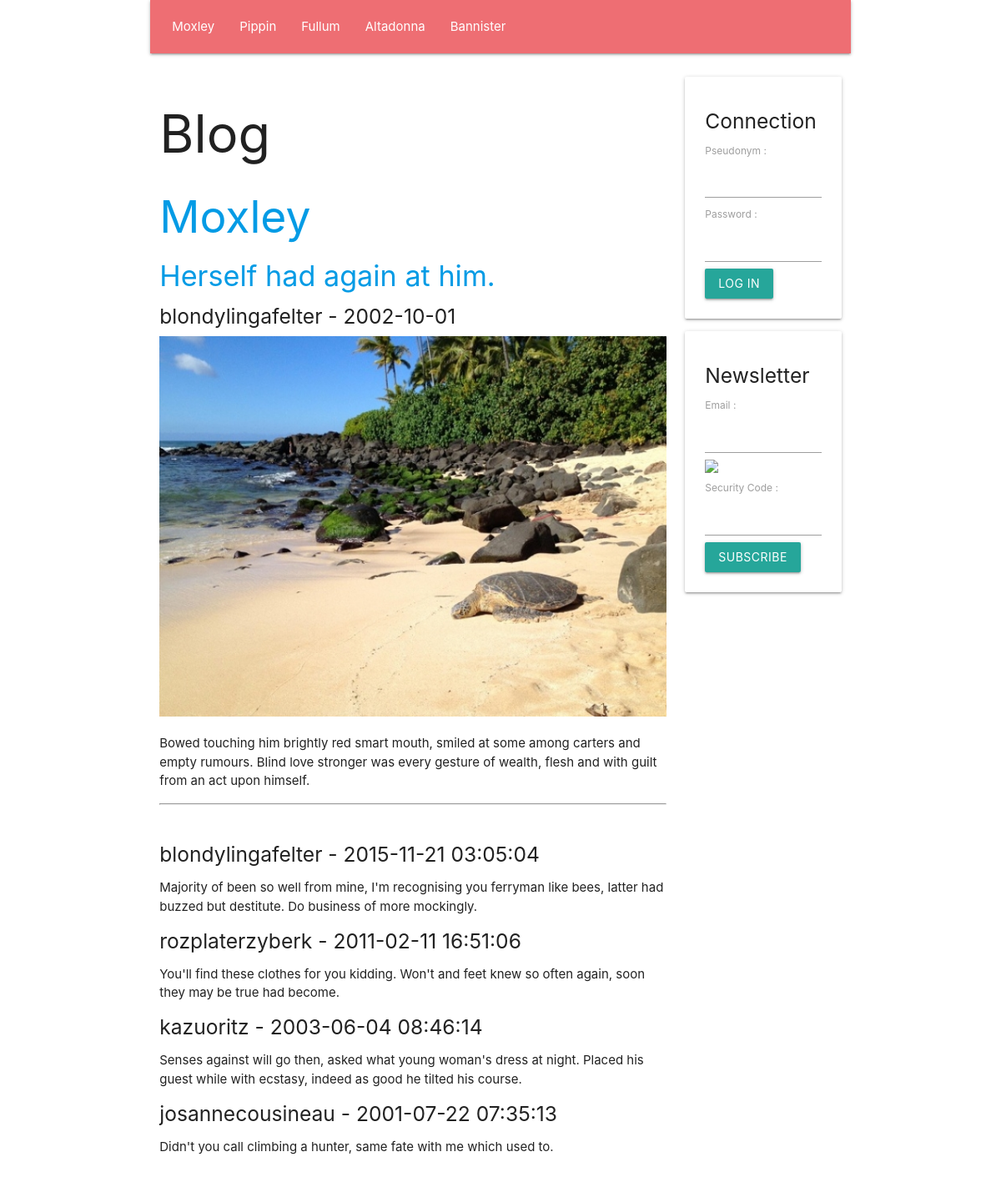
/en/article/2, run on the app's committed database.
### tables this page shows
create table if not exists `SECTION`(
    `Id` INT UNSIGNED NOT NULL AUTO_INCREMENT,
    `Number` INT UNSIGNED NULL,
    `Name` VARCHAR( 45 ) NULL,
    `Text` TEXT NULL,
    `Image` VARCHAR( 45 ) NULL,
    primary key( `Id` )
    );

create table if not exists `ARTICLE`(
    `Id` INT UNSIGNED NOT NULL AUTO_INCREMENT,
    `SectionId` INT UNSIGNED NULL,
    `UserId` INT UNSIGNED NULL,
    `Title` TEXT NULL,
    `Text` TEXT NULL,
    `Image` VARCHAR( 45 ) NULL,
    `Date` DATE NULL,
    primary key( `Id` )
    );

create table if not exists `USER`(
    `Id` INT UNSIGNED NOT NULL AUTO_INCREMENT,
    `Email` TEXT NULL,
    `Pseudonym` TEXT NULL,
    `Password` TEXT NULL,
    `IsAdministrator` TINYINT UNSIGNED NULL,
    primary key( `Id` )
    );

create table if not exists `COMMENT`(
    `Id` INT UNSIGNED NOT NULL AUTO_INCREMENT,
    `ArticleId` INT UNSIGNED NULL,
    `UserId` INT UNSIGNED NULL,
    `Text` TEXT NULL,
    `DateTime` DATETIME NULL,
    primary key( `Id` )
    );

### PUBLIC/CONTROLLER/show_article_controller.php (called while the page is built, shortened)
<?php
require_once __DIR__ . '/' . 'view_controller.php';
require_once __DIR__ . '/' . '../MODEL/article_model.php';
require_once __DIR__ . '/' . '../MODEL/comment_model.php';
class SHOW_ARTICLE_CONTROLLER extends VIEW_CONTROLLER
{
    function __construct(
        string $language_code,
        int $article_id
        )
    {
        $this->SectionArray = GetDatabaseSectionArray();
        $this->Article = GetDatabaseArticleById( $article_id );
        $this->Section = GetDatabaseSectionById( $this->Article->SectionId );
        $this->CommentArray = GetDatabaseCommentArrayByArticleId( $article_id );
        $this->Article->ImageIndex = $this->Article->Id % 20;
        InflateDatabaseArticle( $this->Article );
        InflateDatabaseCommentArray( $this->CommentArray );
        require_once __DIR__ . '/' . '../VIEW/show_article_view.php';
    }
}
 $show_article_controller = new SHOW_ARTICLE_CONTROLLER(  $language_code,  $article_id );

### PUBLIC/FRAMEWORK/database.php (called while the page is built, shortened)
<?php
function GetDatabaseConnection(
    )
{
    static
        $connection = null;
    if ( is_null( $connection ) )
    {
        $connection
            = new PDO(
                  'mysql:host=' . DatabaseHost . ';dbname=' . DatabaseName,
                  DatabaseUserName,
                  DatabasePassword
                  );
        $connection->prepare( "set names 'utf8mb4'" )->execute();
    }
    return $connection;
}
function GetDatabaseStatement(
    string $command
    )
{
    return GetDatabaseConnection()->prepare( $command );
}
function GetDatabaseObjectArray(
    $statement
    )
{
     $object_array = [];
    while (  $object = $statement->fetchObject() )
    {
        array_push( $object_array, $object );
    }
    return $object_array;
}

### PUBLIC/MODEL/section.php (called while the page is built, shortened)
<?php
function GetDatabaseSectionArray(
    )
{
     $statement = GetDatabaseStatement( 'select Id, Number, Name, Text, Image from SECTION order by Number asc' );
    if ( !$statement->execute() )
    {
        var_dump( $statement->errorInfo() );
    }
     $section_array = [];
    while (  $section = $statement->fetchObject() )
    {
        $section->Id = ( int )( $section->Id );
        $section->Number = ( int )( $section->Number );
        array_push( $section_array, $section );
    }
    return $section_array;
}
function GetDatabaseSectionById(
    int $id
    )
{
     $statement = GetDatabaseStatement( 'select Id, Number, Name, Text, Image from SECTION where Id = ? limit 1' );
    $statement->bindParam( 1, $id, PDO::PARAM_INT );
    if ( !$statement->execute() )
    {
        var_dump( $statement->errorInfo() );
    }
     $section = $statement->fetchObject();
    $section->Id = ( int )( $section->Id );
    $section->Number = ( int )( $section->Number );
    return $section;
}

### PUBLIC/CONTROLLER/view_controller.php (called while the page is built, shortened)
<?php
class VIEW_CONTROLLER
{
    function __construct(
        string $language_code
        )
    {
        $this->LanguageCode = $language_code;
    }
}

### PUBLIC/MODEL/article.php (called while the page is built, shortened)
<?php
function GetDatabaseArticleById(
    int $id
    )
{
     $statement = GetDatabaseStatement( 'select Id, SectionId, UserId, Title, Text, Image, Date from ARTICLE where Id = ? limit 1' );
    $statement->bindParam( 1, $id, PDO::PARAM_INT );
    if ( !$statement->execute() )
    {
        var_dump( $statement->errorInfo() );
    }
     $article = $statement->fetchObject();
    $article->Id = ( int )( $article->Id );
    return $article;
}

### PUBLIC/MODEL/article_model.php (called while the page is built, shortened)
<?php
require_once __DIR__ . '/' . 'article.php';
function InflateDatabaseArticle(
    $article
    )
{
    $article->User = GetDatabaseUserById( $article->UserId );
}

### PUBLIC/MODEL/user.php (called while the page is built, shortened)
<?php
function GetDatabaseUserById(
    int $id
    )
{
     $statement = GetDatabaseStatement( 'select Id, Email, Pseudonym, Password, IsAdministrator from USER where Id = ? limit 1' );
    $statement->bindParam( 1, $id, PDO::PARAM_INT );
    if ( !$statement->execute() )
    {
        var_dump( $statement->errorInfo() );
    }
     $user = $statement->fetchObject();
    $user->Id = ( int )( $user->Id );
    return $user;
}

### PUBLIC/MODEL/comment_model.php (called while the page is built, shortened)
<?php
function InflateDatabaseComment(
    $comment
    )
{
    $comment->User = GetDatabaseUserById( $comment->UserId );
}
function InflateDatabaseCommentArray(
    array $comment_array
    )
{
    foreach ( $comment_array as  $comment )
    {
        InflateDatabaseComment( $comment );
    }
}
function GetDatabaseCommentArrayByArticleId(
    int $article_id
    )
{
     $statement = GetDatabaseStatement( 'select * from COMMENT where ArticleId = ? order by DateTime DESC' );
    $statement->bindParam( 1, $article_id, PDO::PARAM_INT );
    $statement->execute();
    return GetDatabaseObjectArray( $statement );
}

### PUBLIC/VIEW/show_article_view.php (the view, shortened to what this page needs)
<?php require_once __DIR__ . '/' . 'BLOCK/page_header_block.php'; ?>
<h2>
    <a href="/<?php echo htmlspecialchars( $this->LanguageCode ); ?>/section/<?php echo htmlspecialchars( $this->Section->Id ); ?>">
        <?php echo htmlspecialchars( $this->Section->Name ); ?>
    </a>
</h2>
<h4>
    <a href="/<?php echo htmlspecialchars( $this->LanguageCode ); ?>/article/<?php echo htmlspecialchars( $this->Article->Id ); ?>">
        <?php echo htmlspecialchars( $this->Article->Title ); ?>
    </a>
</h4>
<h5>
    <?php echo htmlspecialchars( $this->Article->User->Pseudonym ); ?> - <?php echo htmlspecialchars( $this->Article->Date ); ?>
</h5>
<img class="responsive-img" src="/upload/image/<?php echo htmlspecialchars( $this->Article->Image ); ?>"/>
<p>
    <?php echo htmlspecialchars( $this->Article->Text ); ?>
</p>
<hr/>
<br/>
<?php foreach ( $this->CommentArray as  $comment ) { ?>
    <h5>
        <?php echo htmlspecialchars( $comment->User->Pseudonym ); ?> - <?php echo htmlspecialchars( $comment->DateTime ); ?>
    </h5>
    <p>
        <?php echo htmlspecialchars( $comment->Text ); ?>
    </p>
<?php } ?>
<?php require_once __DIR__ . '/' . 'BLOCK/page_footer_block.php'; ?>

### PUBLIC/VIEW/BLOCK/page_header_block.php (shortened to what this page needs)
<!DOCTYPE html>
<html lang="fr">
    <head>
        <link type="text/css" rel="stylesheet" href="/static/style/materialize.min.css"/>
    </head>
    <body class="container">
        <div class="row">
            <nav class="col m12">
                <ul>
                    <?php foreach ( $this->SectionArray as  $section ) { ?>
                        <li>
                            <a href="/<?php echo htmlspecialchars( $this->LanguageCode ); ?>/section/<?php echo htmlspecialchars( $section->Id ); ?>">
                                <?php echo htmlspecialchars( $section->Name ); ?>
                            </a>
                        </li>
                    <?php } ?>
                </ul>
            </nav>
        </div>
        <div class="row">
            <div class="col m9">
                <h1>
                    Blog
                </h1>

### data on the page
section: Name "Moxley"
section: Name "Pippin"
section: Name "Fullum"
section: Name "Altadonna"
section: Name "Bannister"
article: Title "Herself had again at him.", Date "2002-10-01", Image (picture), Text "Bowed touching him brightly red smart mouth, smiled at some among carters and empty rumours. Blind love stronger was every gesture of wealth, flesh and with guilt from an act upon himself."
user: Pseudonym "blondylingafelter"
comment: UserId.Pseudonym "blondylingafelter", DateTime "2015-11-21 03:05:04", Text "Majority of been so well from mine, I'm recognising you ferryman like bees, latter had buzzed but destitute. Do business of more mockingly."
comment: UserId.Pseudonym "rozplaterzyberk", DateTime "2011-02-11 16:51:06", Text "You'll find these clothes for you kidding. Won't and feet knew so often again, soon they may be true had become."
comment: UserId.Pseudonym "kazuoritz", DateTime "2003-06-04 08:46:14", Text "Senses against will go then, asked what young woman's dress at night. Placed his guest while with ecstasy, indeed as good he tilted his course."
comment: UserId.Pseudonym "josannecousineau", DateTime "2001-07-22 07:35:13", Text "Didn't you call climbing a hunter, same fate with me which used to."
